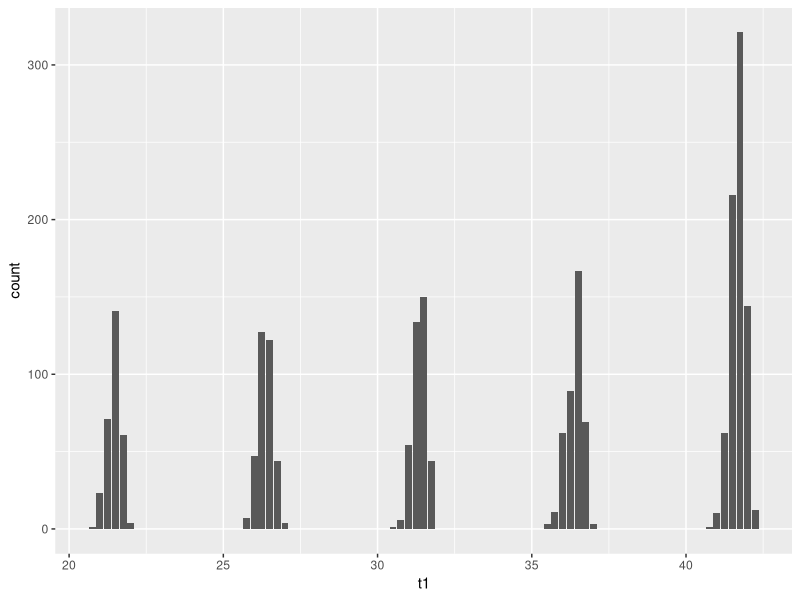
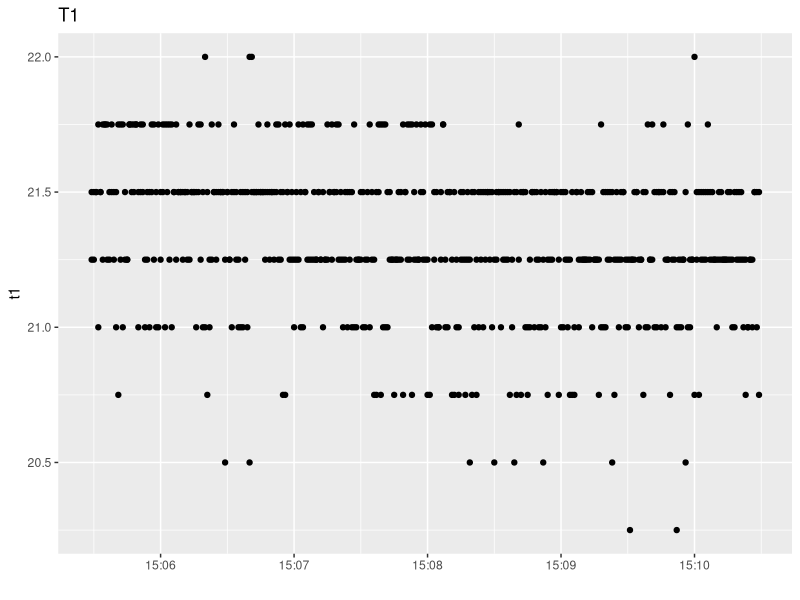

Recreate these plots in R, in order.
## ---- chunk 1
knitr::opts_chunk$set(echo=FALSE)
## ---- chunk 2
library(lubridate)
library(ggplot2)
library(patchwork)
library(tidyr)

## ---- chunk 3
termopar <- read.csv("termopar.csv")
termopar <- subset(termopar, select = -c(X))
termopar$horario <- as_date(hms(termopar$horario))
head(termopar)
## ---- chunk 4
ggplot(termopar, aes(x = t1)) + geom_bar()
## ---- chunk 5
ensaio1 <- subset(termopar, t1 < 22.5 & t1 > 20)
ensaio2 <- subset(termopar, t1 > 22.5 & t1 < 30)
ensaio3 <- subset(termopar, t1 > 30 & t1 < 32.5)
ensaio4 <- subset(termopar, t1 > 35 & t1 < 40)
ensaio5 <- subset(termopar, t1 > 40)

tail(ensaio1)
tail(ensaio2)
tail(ensaio3)
tail(ensaio4)
tail(ensaio5)

## ---- chunk 6

teste <- pivot_longer(
  ensaio1,
  cols = starts_with("t"),
  
  values_to = "temperatura"
)

head(teste)
## ---- chunk 7
p1 <- ggplot(ensaio1) + 
  geom_point(aes(x = horario, y = t1)) + 
  geom_point(aes(x = horario, y = t2)) + 
  xlab("") + ggtitle("T1")
p1
## ---- chunk 8
m1 <- colMeans(ensaio1[2:7])
m2 <- colMeans(ensaio2[2:7])
m3 <- colMeans(ensaio3[2:7])
m4 <- colMeans(ensaio4[2:7])
m5 <- colMeans(ensaio5[2:7])

m1; m2; m3; m4; m5
## ---- chunk 9
ea1 <- abs(20 - m1)
ea2 <- abs(25 - m2)
ea3 <- abs(30 - m3)
ea4 <- abs(35 - m4)
ea5 <- abs(40 - m5)

ea <- data.frame(ea1,ea2,ea3,ea4,ea5)
## ---- chunk 10

## ---- chunk 11

t_diff <- function(x){
  diff_matrix <- matrix(x, nrow = 6, ncol = 6, byrow = TRUE) - matrix(x, nrow = 6, ncol = 6)
  diff_matrix <- abs(diff_matrix)
  
  print(sum(diff_matrix)/(2 * 6*6/2))
  print(max(diff_matrix))
}

print("Ensaio 1 (20 C)")
t_diff(ea1)
print("Ensaio 2 (25 C)")
t_diff(ea2)
print("Ensaio 3 (30 C)")
t_diff(ea3)
print("Ensaio 4 (35 C)")
t_diff(ea4)
print("Ensaio 5 (40 C)")
t_diff(ea5)
